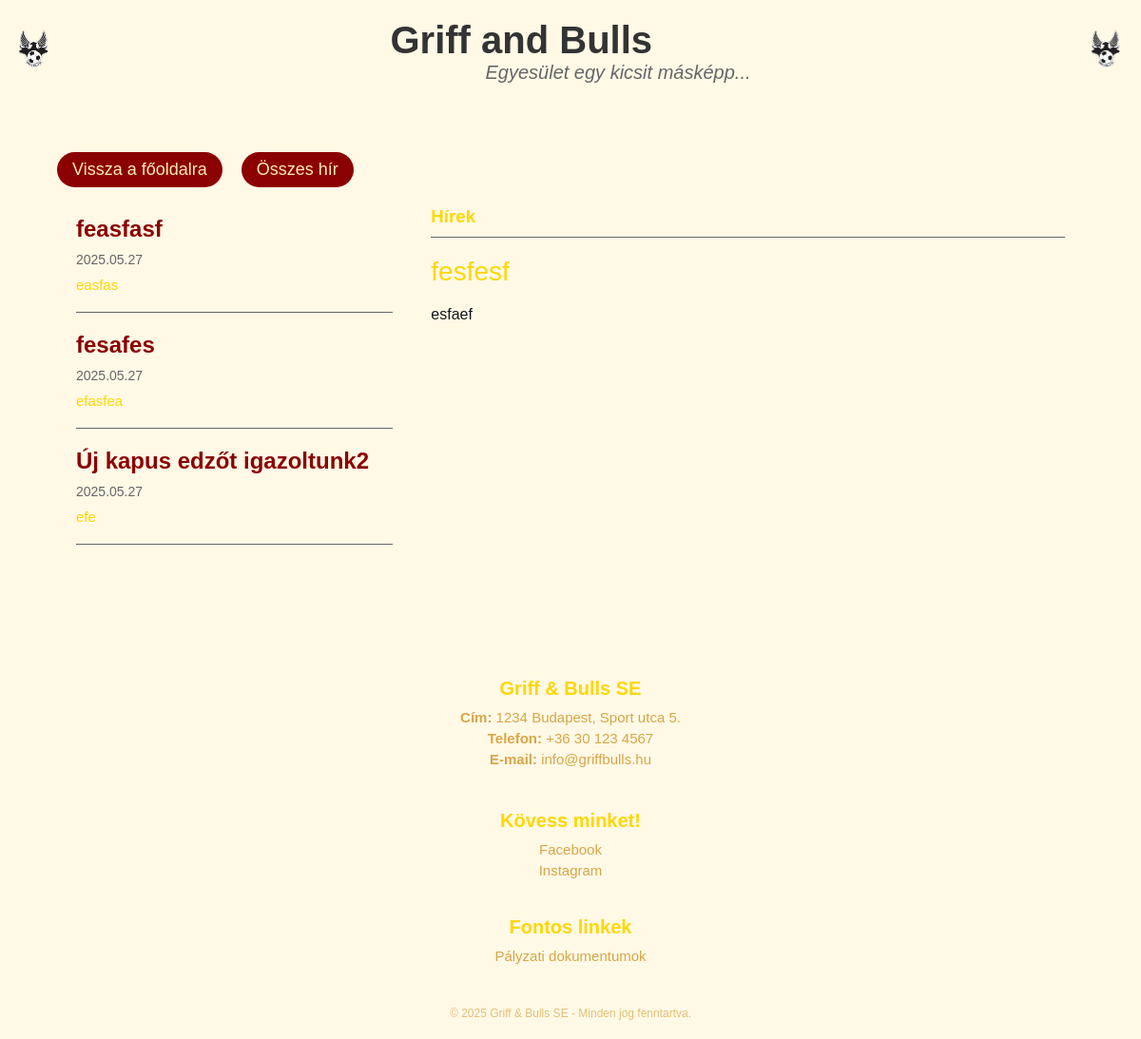
/hirek/hirek/fesfesf/, run on the app's committed database.
### hirek/models.py (models this page shows, shortened)
class Hir(models.Model):
    cim = models.CharField(max_length=200, unique=True)
    slug = models.SlugField(max_length=200, unique=True)
    tartalom = models.TextField()
    kiemelt_kep = models.ImageField(
        upload_to='media/hirek_kepek',
        blank=True,
        null=True
    )
    letrehozva = models.DateTimeField(default=timezone.now)
    publikalt = models.BooleanField(default=True)
    class Meta:
        ordering = ['-letrehozva']
        verbose_name_plural = 'Hírek'

### hirek/views.py (the view)
# urls.py: path('hirek/<slug:slug>/', views.hir_reszletek, name='hir_reszletek'),
def hir_reszletek(request, slug):
    hir = get_object_or_404(Hir, slug=slug, publikalt=True)
    legfrissebb_hirek = Hir.objects.filter(publikalt=True).exclude(id=hir.id).order_by('-letrehozva')[:3]
    return render(request, "hirek/hir.html", {
        'hir': hir,
        'legfrissebb_hirek': legfrissebb_hirek
    })

### hirek/templates/hirek/hir.html (shortened to what this page needs)
{% load static %}
<!DOCTYPE html>
<html lang="en">
  <head>
    <link rel="stylesheet" href="{% static 'hirek/header.css' %}" />
    <link rel="stylesheet" href="{% static 'hirek/hirek_oldal.css' %}" />
    <link rel="stylesheet" href="{% static 'hirek/footer.css' %}" />
    <link rel="stylesheet" href="{% static 'hirek/szinek.css' %}" />
  </head>
  <body>
    <header>
      <img
        class="gab_feher_bal"
        src="{% static 'hirek/gab_feher.png' %}"
        alt="GAB Fehér"
      />
      <div class="header-text">
        <h1>Griff and Bulls</h1>
        <p>Egyesület egy kicsit másképp...</p>
      </div>
      <img
        class="gab_feher_jobb"
        src="{% static 'hirek/gab_feher.png' %}"
        alt="GAB Fehér"
      />
    </header>
    <main>
      <nav>
        <ul>
          <li><a href="/index/">Vissza a főoldalra</a></li>
          <li><a href="/aktualis/">Összes hír</a></li>
        </ul>
      </nav>
      <section class="egesz hirek">
        <div class="hirek_tartalom">
          <div class="side-menu">
            <ul>
              {% for hir in legfrissebb_hirek %}
              <article class="kis_hir">
                <a
                  href="{% url 'hir_reszletek' hir.slug %}"
                  class="tobbi_hir_cim"
                  >{{ hir.cim }}</a
                >
                <div class="datum">{{ hir.letrehozva|date:"Y.m.d" }}</div>
                <div class="kedvcsinalo">
                  {{ hir.tartalom|truncatewords:20 }}
                </div>
              </article>
              <hr />
              {% endfor %}
            </ul>
          </div>
          <div class="eppen_olvasott_hir">
            <article>
              <h3>Hírek</h3>
              <hr />
              <div class="olvasott_hir_cim">{{ hir.cim }}</div>
              <div class="szoveg">{{ hir.tartalom|linebreaks }}</div>
            </article>
          </div>
        </div>
      </section>
    </main>
    <footer>
      <div class="footer-container">
        <div class="footer-info">
          <h3>Griff & Bulls SE</h3>
          <p><strong>Cím:</strong> 1234 Budapest, Sport utca 5.</p>
          <p><strong>Telefon:</strong> +36 30 123 4567</p>
          <p><strong>E-mail:</strong> info@griffbulls.hu</p>
        </div>
        <section class="footer_kapcsolat," id="kapcsolat">
          <div class="footer-socials">
            <h3>Kövess minket!</h3>
            <a
              href="https://www.facebook.com/p/Griff-Bulls-SE-100057331514748/"
              target="_blank"
              >Facebook</a
            >
            <a
              href="https://www.instagram.com/griff_and_bulls_se?utm_source=ig_web_button_share_sheet&igsh=ZDNlZDc0MzIxNw=="
              target="_blank"
              >Instagram</a
            >
          </div>
        </section>
        <div class="footer-links">
          <h3>Fontos linkek</h3>
          <a href="palyazat.html">Pályzati dokumentumok</a>
        </div>
      </div>
      <p class="footer-copy">
        © 2025 Griff & Bulls SE - Minden jog fenntartva.
      </p>
    </footer>
  </body>
</html>

### hirek/static/js/header.css (style rules this page uses)
* { margin: 0; padding: 0; }
header { display: flex; align-items: center; justify-content: center; background-color: var(--bg-light); padding: 20px; position: fixed; top: 0; left: 0; width: 100%; z-index: 1000; transition: all 0.3s ease; }
body { padding-top: 100px; background-color: var(--bg-light); }
header img { height: 60px; margin: 0 10px; }
header h1 { font-size: 40px; color:var(text-primary); margin: 0; }
header p { font-size: 20px; color: var(--text-secondary); font-style: italic; padding-left: 100px; }
.gab_feher_bal, .gab_feher_jobb { position: absolute; height: 60px; margin-left: 15px; margin-right: 15px; }
.gab_feher_bal { left: 0; }
.gab_feher_jobb { right: 0; }

### hirek/static/css/hirek_oldal.css (style rules this page uses)
* { margin: 0; padding: 0; box-sizing: border-box; }
body { font-family: Arial, sans-serif; background-color: var(--bg-light); color: var(--text-primary); }
main { padding: 20px; background-color: var(--bg-light); }
.hirek_tartalom { display: flex; flex-wrap: wrap; gap: 20px; margin: 0 180px; }
.side-menu { flex: 1; max-width: 480px; padding: 10px; background-color: var(--bg-light); border-radius: 5px; }
.kis_hir { padding: 10px 0; }
.tobbi_hir_cim { text-decoration: none; color: var(--primary-red); font-weight: bold; font-size: 24px; display: block; margin-bottom: 10px; }
.datum { margin-top: 10px; font-size: 14px; color: var(--text-secondary); }
hr { border: 0; height: 1px; background: var(--text-secondary); margin: 10px 0; }
.kedvcsinalo { font-size: 15px; margin-top: 10px; color: var(--primary-light); }
.eppen_olvasott_hir { flex: 2; padding: 10px; background-color: var(--bg-light); border-radius: 5px; }
.szoveg { color: var(--primary-dark); margin-top: 20px; }
.olvasott_hir_cim { margin: 20px 0; font-size: 28px; color: var(--primary-light); }
h3 { color: var(--primary-light); }
nav { margin-top: 10px; background-color: var(--bg-light); padding: 30px 40px 10px 40px; }
nav ul { list-style-type: none; margin: 0; padding: 0; display: flex; justify-content: flex-start; gap: 20px; }
nav ul li a { color: var(--text-vilagos-arany); text-decoration: none; font-size: 18px; transition: color 0.2s ease; background-color: var(--primary-red); padding: 8px 16px; border-radius: 20px; display: inline-block; }
@media (max-width: 1200px) { .hirek_tartalom { margin: 0 50px; } }

### hirek/static/css/footer.css (style rules this page uses)
footer { padding: 20px 0; padding-top: 100px; background-color: var(--bg-light); color: var(--primary-gold); text-align: center; }
.footer-container { display: flex; justify-content: space-around; flex-wrap: wrap; max-width: 80%; margin: 0 auto; gap: 20px; }
.footer-info, .footer-socials, .footer-links { flex: 1; min-width: 200px; }
.footer-info h3, .footer-socials h3, .footer-links h3 { font-size: 20px; margin-bottom: 10px; }
.footer-info p, .footer-socials a, .footer-links a { font-size: 15px; color: var(--text-gold); text-decoration: none; display: block; margin: 5px 0; }
.footer-copy { margin-top: 20px; font-size: 12px; opacity: 0.7; }
@media (max-width: 1200px) { .footer-container { flex-direction: column; text-align: center; } }
@media (max-width: 1200px) { .footer-info, .footer-socials, .footer-links { margin-bottom: 20px; } }

### hirek/static/css/szinek.css (style rules this page uses)
:root { --primary-dark: #161a1d; --primary-red: darkred; --primary-red-hover: #b30000; --primary-light: gold; --primary-gold: #d8a647; --primary-sandy: sandybrown; --text-primary: #333; --text-secondary: #666; --text-light: #f0f0f0; --text-lighter: #d9d9d9; --text-dark: #222; --text-cim: #FFB200; --text-vilagos-arany: #FFECB3; --bg-dark: #161a1d; --bg-light: #FFF9E6; --bg-gray: #d9d9d9; --bg-card: white; --griff-hatter-szin: #aa001b; --border-color: #ddd; --shadow-color: rgba(0, 0, 0, 0.2); --hover-shadow: rgba(0, 0, 0, 0.3); }

### data on the page
Hir: cim "feasfasf", letrehozva "2025.05.27", tartalom "easfas"
Hir: cim "fesafes", letrehozva "2025.05.27", tartalom "efasfea"
Hir: cim "Új kapus edzőt igazoltunk2", letrehozva "2025.05.27", tartalom "efe"
Hir: cim "fesfesf", tartalom "esfaef"
